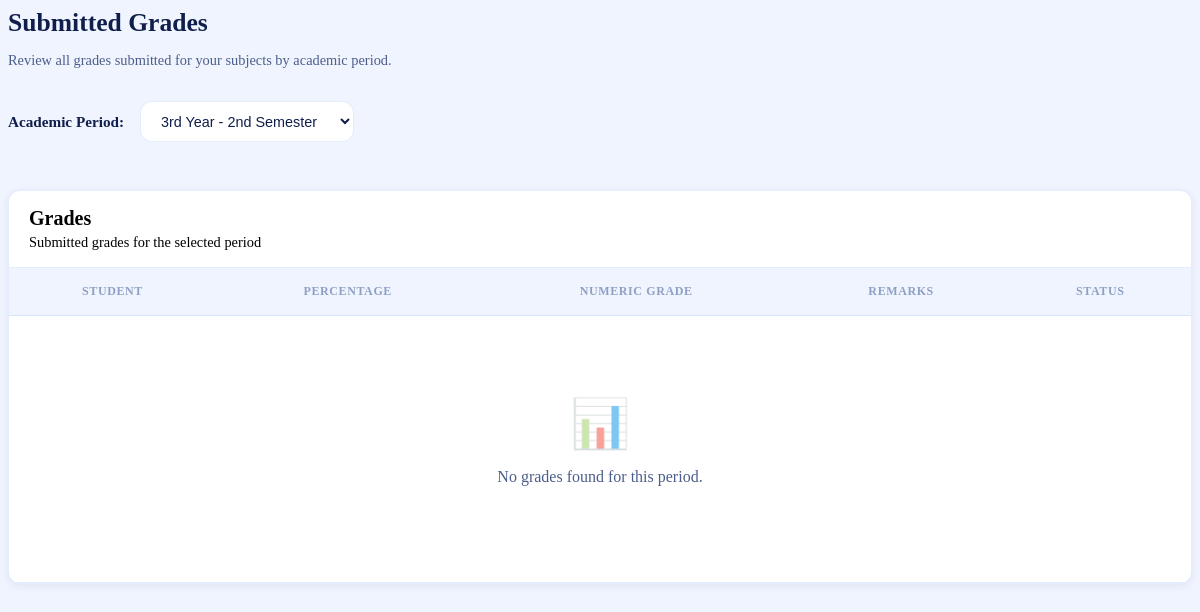
Page /faculty/grade_sheet.php (signed in) on the earlier database version.
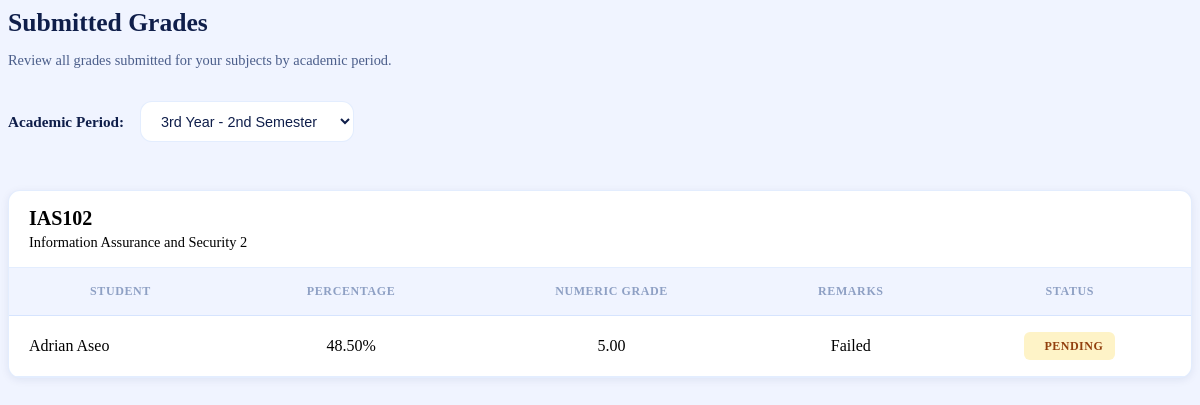
Same page on the later database version.
### tables this page shows
CREATE TABLE `grades` (
  `grade_id` int(11) NOT NULL,
  `student_id` int(11) NOT NULL,
  `subject_id` int(11) NOT NULL,
  `academic_period` varchar(50) NOT NULL DEFAULT '3rd Year - 2nd Semester',
  `percentage` decimal(5,2) NOT NULL,
  `numeric_grade` decimal(3,2) NOT NULL,
  `remarks` varchar(20) NOT NULL,
  `status` enum('Pending','Returned','Approved') DEFAULT 'Pending',
  `is_locked` tinyint(1) DEFAULT 0
);

CREATE TABLE `subjects` (
  `subject_id` int(11) NOT NULL,
  `subject_code` varchar(20) NOT NULL,
  `subject_name` varchar(100) NOT NULL,
  `faculty_id` int(11) NOT NULL
);

CREATE TABLE `users` (
  `user_id` int(11) NOT NULL,
  `full_name` varchar(100) NOT NULL,
  `program` varchar(100) DEFAULT NULL,
  `section` varchar(50) DEFAULT NULL,
  `year_level` tinyint(4) DEFAULT NULL,
  `email` varchar(100) NOT NULL,
  `password_hash` varchar(255) NOT NULL,
  `role_id` int(11) NOT NULL,
  `created_at` timestamp NOT NULL DEFAULT current_timestamp(),
  `is_active` tinyint(1) DEFAULT 1
);

### faculty/grade_sheet.php (the view, shortened to what this page needs)
<?php
require_once __DIR__ . '/../config/db.php';
$faculty_id = $_SESSION['user_id'];
$periods = [
    '1st Year - 1st Semester',
    '1st Year - 2nd Semester',
    '2nd Year - 1st Semester',
    '2nd Year - 2nd Semester',
    '3rd Year - 1st Semester',
    '3rd Year - 2nd Semester'
];
$selected_period = $_GET['period'] ?? '3rd Year - 2nd Semester';
$stmt = $conn->prepare("
    SELECT
        s.subject_id,
        s.subject_code,
        s.subject_name,
        u.full_name AS student_name,
        g.academic_period,
        g.percentage,
        g.numeric_grade,
        g.remarks,
        g.status
    FROM grades g
    JOIN subjects s ON g.subject_id = s.subject_id
    JOIN users u ON g.student_id = u.user_id
    WHERE s.faculty_id = ? AND g.academic_period = ?
    ORDER BY s.subject_code, u.full_name
");
$stmt->bind_param("is", $faculty_id, $selected_period);
$stmt->execute();
$result = $stmt->get_result();
$grades_all = [];
while ($row = $result->fetch_assoc()) {
    $grades_all[] = $row;
}
$grades_by_subject = [];
foreach ($grades_all as $grade) {
    $subject_id = $grade['subject_id'];
    if (!isset($grades_by_subject[$subject_id])) {
        $grades_by_subject[$subject_id] = [
            'subject_code' => $grade['subject_code'],
            'subject_name' => $grade['subject_name'],
            'grades' => []
        ];
    }
    $grades_by_subject[$subject_id]['grades'][] = $grade;
}
?>
    <div class="page-header">
        <h2>Submitted Grades</h2>
        <p>Review all grades submitted for your subjects by academic period.</p>
    </div>
    <div class="period-selector">
        <form method="GET" action="" id="periodForm">
            <label for="period">Academic Period:</label>
            <select id="period" name="period" onchange="document.getElementById('periodForm').submit()">
                <?php foreach ($periods as $period): ?>
                    <option value="<?= htmlspecialchars($period, ENT_QUOTES) ?>"
                        <?= $period === $selected_period ? 'selected' : '' ?>>
                        <?= htmlspecialchars($period, ENT_QUOTES) ?>
                    </option>
                <?php endforeach; ?>
            </select>
        </form>
    </div>
    <div class="content-section">
        <?php if (count($grades_by_subject) > 0): ?>
            <?php foreach ($grades_by_subject as $subject): ?>
                <div class="table-card">
                    <div class="subject-title">
                        <div class="title"><?= htmlspecialchars($subject['subject_code'], ENT_QUOTES) ?></div>
                        <div class="subtitle"><?= htmlspecialchars($subject['subject_name'], ENT_QUOTES) ?></div>
                    </div>
                    <div class="table-wrap">
                        <table class="grades-table">
                                <thead>
                                    <tr>
                                        <th>Student</th>
                                        <th>Percentage</th>
                                        <th>Numeric Grade</th>
                                        <th>Remarks</th>
                                        <th>Status</th>
                                    </tr>
                                </thead>
                                <tbody>
                                    <?php foreach ($subject['grades'] as $grade): ?>
                                        <tr>
                                            <td style="text-align: left;"><?= htmlspecialchars($grade['student_name'], ENT_QUOTES) ?></td>
                                            <td><?= number_format($grade['percentage'], 2) ?>%</td>
                                            <td><?= number_format($grade['numeric_grade'], 2) ?></td>
                                            <td><?= htmlspecialchars($grade['remarks'], ENT_QUOTES) ?></td>
                                            <td>
                                                <?php
                                                $status = strtolower($grade['status']);
                                                $icon = '';
                                                if ($status === 'approved') $icon = '<i class="bx bx-check-circle"></i>';
                                                elseif ($status === 'pending') $icon = '<i class="bx bx-time"></i>';
                                                elseif ($status === 'submitted') $icon = '<i class="bx bx-send"></i>';
                                                ?>
                                                <span class="badge badge-<?= $status ?>">
                                                    <?= $icon ?> <?= htmlspecialchars($grade['status'], ENT_QUOTES) ?>
                                                </span>
                                            </td>
                                        </tr>
                                    <?php endforeach; ?>
                                </tbody>
                            </table>
                        </div>
                    </div>
                </div>
            <?php endforeach; ?>
        <?php else: ?>
            <div class="table-card">
                <div class="subject-title">
                    <div class="title">Grades</div>
                    <div class="subtitle">Submitted grades for the selected period</div>
                </div>
                <div class="table-wrap">
                    <table class="grades-table">
                        <thead>
                            <tr>
                                <th>Student</th>
                                <th>Percentage</th>
                                <th>Numeric Grade</th>
                                <th>Remarks</th>
                                <th>Status</th>
                            </tr>
                        </thead>
                        <tbody>
                            <tr>
                                <td colspan="5" style="text-align: center; padding: 2rem 1rem;">
                                    <div class="empty-state">
                                        <div class="empty-state-icon">📊</div>
                                        <p>No grades found for this period.</p>
                                    </div>
                                </td>
                            </tr>
                        </tbody>
                    </table>
                </div>
            </div>
        <?php endif; ?>
    </div>

### faculty/grade_sheet.php (style rules this page uses)
.page-header { margin-bottom: 2rem; }
.page-header h2 { font-size: 1.6rem; font-weight: 700; color: var(--text-900); margin-bottom: 0.5rem; }
.page-header p { color: var(--text-600); font-size: 0.9rem; }
.period-selector { margin-bottom: 2rem; display: flex; align-items: center; gap: 1rem; }
.period-selector label { font-weight: 600; color: var(--text-900); font-size: 0.95rem; }
.period-selector form { display: flex; align-items: center; gap: 1rem; }
.period-selector select { padding: 0.65rem 1rem; border: 1px solid var(--border); border-radius: var(--r-md); font-size: 0.9rem; color: var(--text-900); background: var(--surface); cursor: pointer; font-family: 'DM Sans', sans-serif; transition: var(--transition); }
.table-card { background: var(--surface); border: 1px solid var(--border); border-radius: var(--r-md); box-shadow: var(--shadow-sm); margin-bottom: 2rem; overflow: hidden; transition: var(--transition); }
.table-wrap { overflow-x: auto; }
.subject-title { padding: 1rem 1.25rem; border-bottom: 1px solid var(--border); display: flex; flex-direction: column; }
.title { font-size: 1.25rem; font-weight: 600; color: var(--text-primary); }
.subtitle { font-size: 0.9rem; color: var(--text-secondary); margin-top: 0.25rem; }
.grades-table { width: 100%; border-collapse: collapse; }
.grades-table thead { background: var(--bg); border-bottom: 1px solid var(--border); }
.grades-table th { padding: 1rem 1.25rem; text-align: center; font-weight: 700; color: var(--text-400); font-size: 0.75rem; text-transform: uppercase; letter-spacing: 0.05em; background: var(--bg); border-bottom: 1px solid var(--border); }
.grades-table tbody tr { border-bottom: 1px solid var(--border); transition: var(--transition); }
.grades-table td { padding: 1rem 1.25rem; vertical-align: middle; color: black; text-align: center; }
.badge { display: inline-flex; align-items: center; gap: 0.5rem; padding: 0.4rem 0.75rem; border-radius: 6px; font-size: 0.75rem; font-weight: 700; text-transform: uppercase; letter-spacing: 0.5px; }
.badge-pending { background: #fef3c7; color: #92400e; }
.empty-state { text-align: center; padding: 3rem 1rem; color: var(--text-600); }
.empty-state-icon { font-size: 3rem; margin-bottom: 1rem; opacity: 0.5; }

Differences in the rows shown:
added grades: subject.subject_code "IAS102", subject.subject_name "Information Assurance and Security 2", student.full_name "Adrian Aseo", percentage "48.50", numeric_grade "5.00", remarks "Failed", status "PENDING"
Other differences:
text no longer shown: "Grades Submitted grades for the selected period STUDENT PERCENTAGE NUMERIC GRADE REMARKS STATUS 📊 No grades found for this period."
